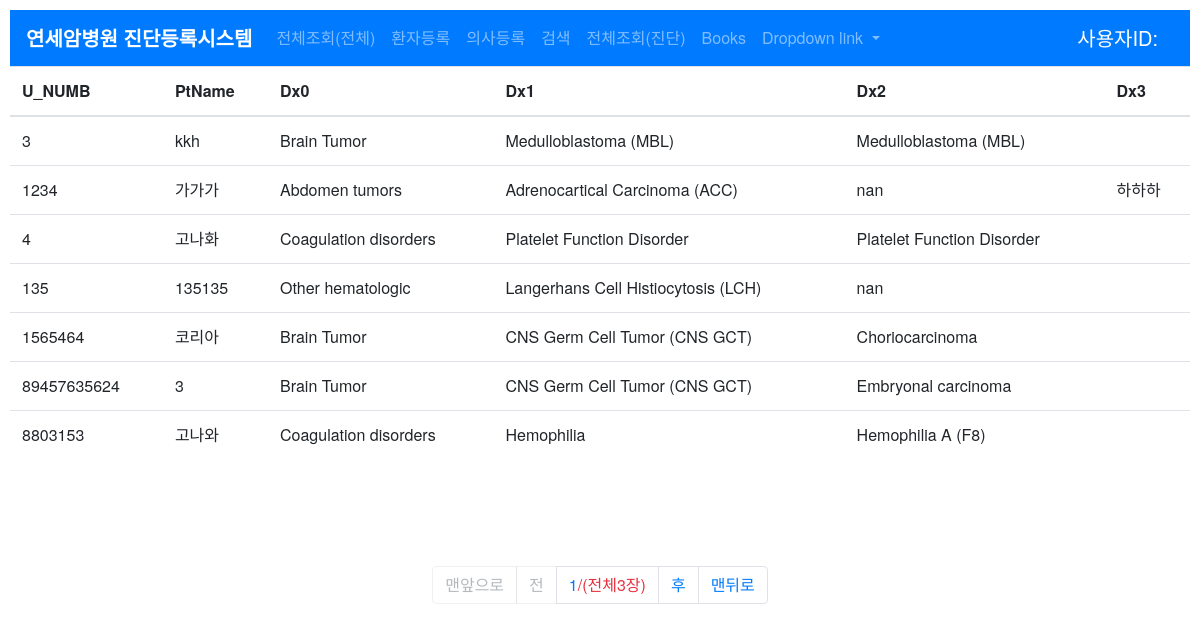
Before: /dxlist/ with the older database file.
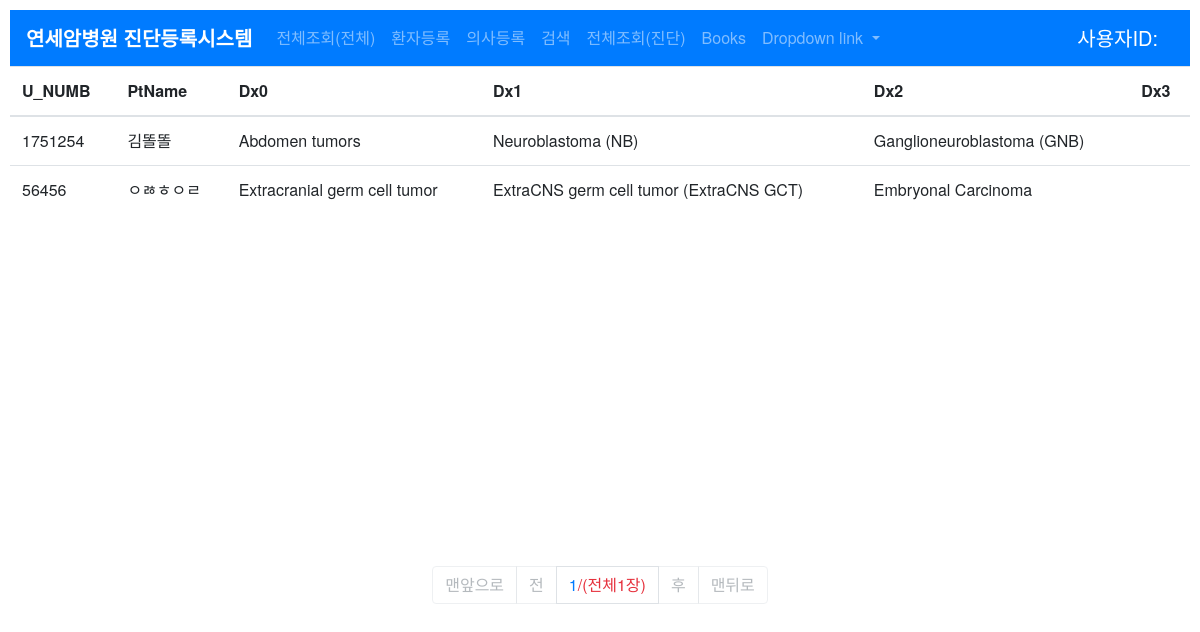
After: the same page with the newer database file.
### product/models.py (models this page shows, shortened)
class Pt_diagnosis(models.Model):
    unitnumb = models.ForeignKey('Patient_info', on_delete=models.CASCADE, verbose_name='환자등록번호', unique=True, null=True)
    dx_date = models.DateField(verbose_name='진단일')
    dx_age = models.FloatField(verbose_name='연령')
    dxcode_0 = models.ForeignKey('Diagnosis_0', on_delete=models.CASCADE, verbose_name='진단대분류')
    dxcode_1 = models.ForeignKey('Diagnosis_1', on_delete=models.CASCADE, verbose_name='진단중분류')
    dxcode_2 = models.ForeignKey('Diagnosis_2', on_delete=models.CASCADE, verbose_name='진단소분류')
    dxcode_3 = models.CharField(max_length=40, blank=True, verbose_name='진단참고사항')
    need_confirm = models.BooleanField(verbose_name='컨펌필요여부', default=False)
    compl_confirm = models.BooleanField(verbose_name='컨펌완료여부', default=False)
    dr_name = models.ForeignKey('fcuser.Physician', on_delete=models.CASCADE, verbose_name='주치의')
    regist_dttm = models.DateTimeField(auto_now_add=True, verbose_name='등록시간')
    regist_user = models.ForeignKey('fcuser.Fcuser', on_delete=models.CASCADE, verbose_name='작성자')
    class Meta:
        db_table = 'pt_diagnosis'
        verbose_name ='환자진단기록'

class Patient_info(models.Model):
    unitnumb = models.IntegerField(verbose_name='등록번호', unique=True)
    ptname = models.CharField(max_length=48, verbose_name='환자성명')
    birthdate = models.DateField(verbose_name='생년월일')
    class Meta:
        db_table = 'pt_info'
        verbose_name ='환자기본정보'

class Diagnosis_0(models.Model):
    dxcode_0 = models.CharField(max_length=20, verbose_name='dxcode_0')
    dxname_0 = models.CharField(max_length=64, verbose_name='dxname_0')
    def __str__(self):
        return self.dxname_0
    class Meta:
        db_table = 'dx_0'
        verbose_name ='진단세부0'

class Diagnosis_1(models.Model):
    dxcode_0 = models.ForeignKey('Diagnosis_0', on_delete=models.CASCADE)
    dxcode_1 = models.CharField(max_length=20, verbose_name='dxcode_1')
    dxname_1 = models.CharField(max_length=64, verbose_name='dxname_1')
    def __str__(self):
        return self.dxname_1
    class Meta:
        db_table = 'dx_1'
        verbose_name ='진단세부1'

class Diagnosis_2(models.Model):
    dxcode_1 = models.ForeignKey('Diagnosis_1', on_delete=models.CASCADE)
    dxcode_2 = models.CharField(max_length=20, verbose_name='dxcode_2')
    dxname_2 = models.CharField(max_length=64, verbose_name='dxname_2')
    def __str__(self):
        return self.dxname_2
    class Meta:
        db_table = 'dx_2'
        verbose_name ='진단세부2'

### product/views.py (the view)
# urls.py: path('dxlist/', dxlistview),
def dxlistview(request):
    ptdxs = Pt_diagnosis.objects.all()
    paginator = Paginator(ptdxs, 7)
    page = request.GET.get('page')
    ptdxs_paged = paginator.get_page(page)
    return render(request, "dxlist.html", {'ptdxs': ptdxs_paged})

### product/templates/dxlist.html (shortened to what this page needs)
{% extends "base.html" %}
{% block contents %}
    <div id=centerbox>
        <table  class="table">
            <thead>
            <tr>
                <th>U_NUMB</th>
                <th>PtName</th>
                <th>Dx0</th>
                <th>Dx1</th>
                <th>Dx2</th>
                <th>Dx3</th>
            </tr>
            </thead>
            <tbody>
            {% for el in ptdxs %}
                <tr>
                    <td>{{el.unitnumb.unitnumb}}</td>
                    <td>{{el.unitnumb.ptname }}</td>
                    <td>{{el.dxcode_0}}</td>
                    <td>{{el.dxcode_1}}</td>
                    <td>{{el.dxcode_2}}</td>
                    <td>{{el.dxcode_3}}</td>
                </tr>
            {% endfor %}
            </tbody>
        </table>
    </div>
    <div>
        <nav aria-label="Page navigation example justify-content-center">
            <ul class="pagination justify-content-center">
                {% if ptdxs.has_previous %}
                    <li class="page-item"><a class="page-link" href="?page=1">맨앞으로</a></li>
                    <li class="page-item"><a class="page-link" href="?page={{ptdxs.previous_page_number}}">전</a></li>
                {% else %}
                    <li class="page-item disabled"><a class="page-link" href="#">맨앞으로</a></li>
                    <li class="page-item disabled"><a class="page-link" href="#">전</a></li>
                {% endif %}
                <li class="page-item"><a class="page-link" href="#">{{ ptdxs.number }}<span style="color:#e6313d">/(전체{{ ptdxs.paginator.num_pages }}장)</span></a></li>
                {% if ptdxs.has_next %}
                    <li class="page-item"><a class="page-link" href="?page={{ptdxs.next_page_number}}">후</a></li>
                    <li class="page-item"><a class="page-link" href="?page={{ptdxs.paginator.num_pages}}">맨뒤로</a></li>
                {% else %}
                    <li class="page-item disabled"><a class="page-link" href="#">후</a></li>
                    <li class="page-item disabled"><a class="page-link" href="#">맨뒤로</a></li>
                {% endif %}
            </ul>
        </nav>
    </div>
{% endblock %}

### fcuser/templates/base.html (shortened to what this page needs)
<!DOCTYPE html>
<html lang="ko">
<head>
    {% load static %}
    <link rel="stylesheet" href="https://stackpath.bootstrapcdn.com/bootstrap/4.4.1/css/bootstrap.min.css"
>
    <link rel="stylesheet" type="text/css" href="{% static 'css/index-modal.css' %}" />
    <link rel="stylesheet" href={% static "widgets/fdatepicker/datepicker.css"  %}>
</head>
<body>
    <nav class="navbar navbar-expand-lg navbar-dark bg-primary text-white">
        <a class="navbar-brand mb-0 font-weight-bold">연세암병원 진단등록시스템</a>
        <div class="collapse navbar-collapse " id="navbarNavDropdown">
            <ul class="navbar-nav">
                <li class="nav-item ">
                    <a class="nav-link " href='/dx2'>전체조회(전체)</a>
                </li>
                <li class="nav-item ">
                    <a class="nav-link " href='/ptregist'>환자등록</a>
                </li>
                <li class="nav-item">
                    <a class="nav-link " href='/dr_register'>의사등록</a>
                </li>
                <li class="nav-item">
                    <a class="nav-link" href='/dx2/search'>검색</a>
                </li>
                <li class="nav-item">
                    <a class="nav-link" href='/dxlist'>전체조회(진단)</a>
                </li>
                <li class="nav-item">
                    <a class="nav-link" href='/books'>Books</a>
                </li>
                <li class="nav-item dropdown">
                    <a class="nav-link dropdown-toggle" href="#" id="navbarDropdownMenuLink" role="button" data-toggle="dropdown" aria-haspopup="true" aria-expanded="false">
                        Dropdown link
                    </a>
                </li>
            </ul>
        </div>
        <a class="navbar-brand" href="#">사용자ID:{{ email }}</a>
    </nav>
    {% block contents %}
    {% endblock %}
</body>
</html>

### fcuser/templates/base.html (style rules this page uses)
body { font-family: "Helvetica Neue", Helvetica, Arial, 맑은 고딕,"malgun gothic", sans-serif; margin:10px }

Changed rows visible on the page:
removed Pt_diagnosis: unitnumb.unitnumb "3", unitnumb.ptname "kkh", dxcode_0 "Brain Tumor", dxcode_1 "Medulloblastoma (MBL)", dxcode_2 "Medulloblastoma (MBL)"
removed Pt_diagnosis: unitnumb.unitnumb "1234", unitnumb.ptname "가가가", dxcode_0 "Abdomen tumors", dxcode_1 "Adrenocartical Carcinoma (ACC)", dxcode_2 "nan", dxcode_3 "하하하"
removed Pt_diagnosis: unitnumb.unitnumb "4", unitnumb.ptname "고나화", dxcode_0 "Coagulation disorders", dxcode_1 "Platelet Function Disorder", dxcode_2 "Platelet Function Disorder"
removed Pt_diagnosis: unitnumb.unitnumb "135", unitnumb.ptname "135135", dxcode_0 "Other hematologic", dxcode_1 "Langerhans Cell Histiocytosis (LCH)", dxcode_2 "nan"
removed Pt_diagnosis: unitnumb.unitnumb "1565464", unitnumb.ptname "코리아", dxcode_0 "Brain Tumor", dxcode_1 "CNS Germ Cell Tumor (CNS GCT)", dxcode_2 "Choriocarcinoma"
removed Pt_diagnosis: unitnumb.unitnumb "89457635624", unitnumb.ptname "3", dxcode_0 "Brain Tumor", dxcode_1 "CNS Germ Cell Tumor (CNS GCT)", dxcode_2 "Embryonal carcinoma"
removed Pt_diagnosis: unitnumb.unitnumb "8803153", unitnumb.ptname "고나와", dxcode_0 "Coagulation disorders", dxcode_1 "Hemophilia", dxcode_2 "Hemophilia A (F8)"
added Pt_diagnosis: unitnumb.unitnumb "1751254", unitnumb.ptname "김똘똘", dxcode_0 "Abdomen tumors", dxcode_1 "Neuroblastoma (NB)", dxcode_2 "Ganglioneuroblastoma (GNB)"
added Pt_diagnosis: unitnumb.unitnumb "56456", unitnumb.ptname "ㅇㅀㅎㅇㄹ", dxcode_0 "Extracranial germ cell tumor", dxcode_1 "ExtraCNS germ cell tumor (ExtraCNS GCT)", dxcode_2 "Embryonal Carcinoma"
Other visible differences:
{{ ptdxs.paginator.num_pages }}: "3" → "1"
